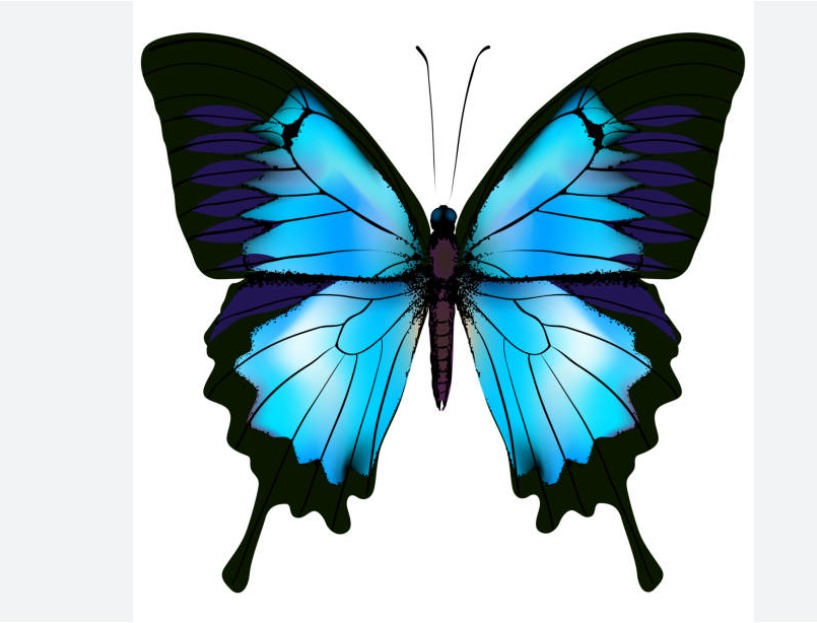
#> input picture Input.jpg.jpg, 817 x 623 px, found by its file name
$ python pixel_manipulation_image.py.py
#> lines starting #> are read from the running program, lines starting #| are printed output that depends on the picture
from PIL import Image

def encrypt_image(input_path, output_path, key=None):
    """
    Encrypts an image by swapping RGB values.
    """
    try:
        image = Image.open(input_path).convert("RGB")
#> image is the input picture: PIL image 817x623 RGB; mean R, G, B 169.8, 192.6, 199.9
        pixels = image.load()
        width, height = image.size
#> width = 817; height = 623

        for i in range(width):
            for j in range(height):
                r, g, b = pixels[i, j]
                encrypted_pixel = (b, r, g)  # Encryption logic: reversible
                pixels[i, j] = encrypted_pixel

        image.save(output_path)
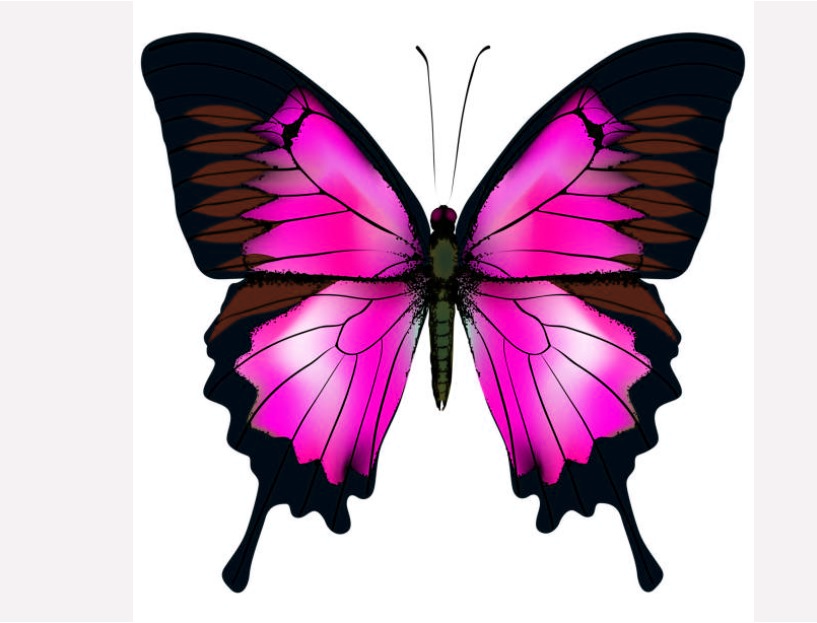
#> saved as encrypted_image.jpg: PIL image 817x623 RGB; mean R, G, B 199.9, 169.8, 192.6
        print("Image encrypted successfully!")
    except Exception as e:
        print(f"Error during encryption: {e}")

def decrypt_image(input_path, output_path, key=None):
    """
    Decrypts an image by reversing the RGB swapping.
    """
    try:
        image = Image.open(input_path).convert("RGB")
        pixels = image.load()
        width, height = image.size
#> width = 817; height = 623

        for i in range(width):
            for j in range(height):
                r, g, b = pixels[i, j]
                decrypted_pixel = (g, b, r)  # Reverse encryption logic
                pixels[i, j] = decrypted_pixel

        image.save(output_path)
        print("Image decrypted successfully!")
    except Exception as e:
        print(f"Error during decryption: {e}")

# File paths (modify as needed)
input_image=r"c:\Users\mahal\OneDrive\Desktop\pip\Input.jpg.jpg"
decrypted_image=r"c:\Users\mahal\OneDrive\Desktop\pip\decrypted_image.jpg"
encrypted_image=r"c:\Users\mahal\OneDrive\Desktop\pip\encrypted_image.jpg"

# Encrypt and Decrypt the image
encrypt_image(input_image, encrypted_image)
decrypt_image(encrypted_image, decrypted_image)
